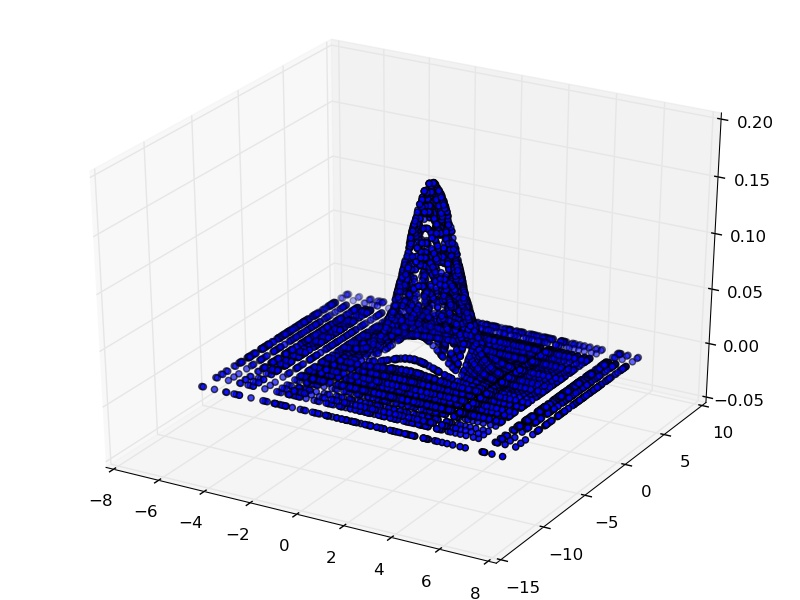

Source code (Python):
# 2.1.1

import numpy as np
import matplotlib
import random
matplotlib.use('Agg')
import matplotlib.pyplot as plt
from matplotlib.mlab import bivariate_normal
from mpl_toolkits.mplot3d import axes3d, Axes3D
np.random.seed(20)

num_points = 100
mean = [0, 0] #mean - 0
cov = [[10, 0], [0, 10]] #covariance matrix
points = np.random.multivariate_normal(mean, cov, size = num_points)
x, y = points.T
X, Y = np.meshgrid(x, y)

Z = bivariate_normal(X, Y)

fig = plt.figure()
ax = Axes3D(fig)
ax.scatter(X, Y, Z)
fig.savefig('multivariate3D.jpg')
